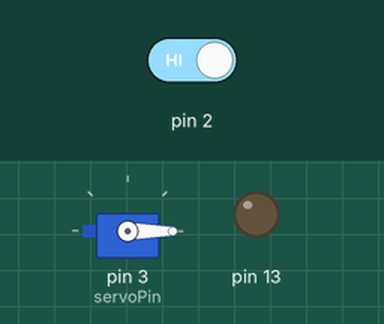
The sketch below on a simulated Arduino Uno, built with avr-gcc and run on an emulated ATmega328P. Shown: servo, output pins drawn as LEDs (lit = HIGH). The inputs (shaded band) are chosen by the test bench; at power-on: pin 2 HIGH.

Above: at 2.2 s.
2.3 s: pin 2 driven LOW
At 2.9 s:
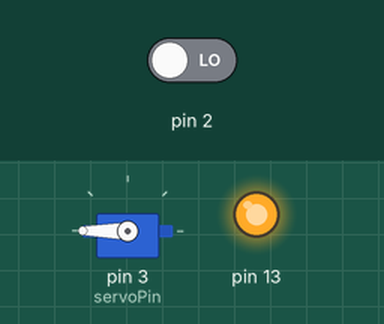
3.8 s: pin 2 driven HIGH
At 5.2 s:
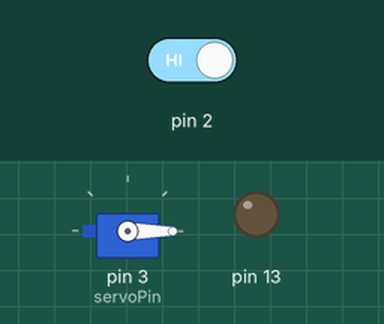
Timing chart, 0 to 6.8 s (numbered marks = the images above; inputs shaded):
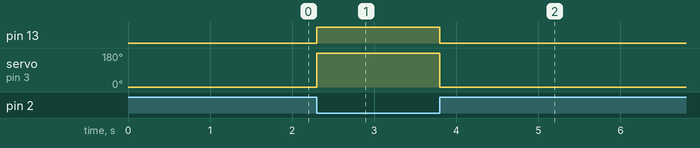

Measured:
- after the input at 2.3 s, pin 13: LOW → HIGH at once; servo on pin 3 (servoPin): 0° → 180° at once
- after the input at 3.8 s, pin 13: HIGH → LOW at once; servo on pin 3 (servoPin): 180° → 0° at once

The sketch:

sg90_6_witch.ino
```cpp
// C++ code
//
// 라이브러리 사용
#include <Servo.h>

// 서버 연결핀
const int servoPin = 3;
Servo myservo;

void setup()
{
  pinMode(13, OUTPUT);
  pinMode(2,INPUT);

  myservo.attach(servoPin);
  myservo.write(0);
  delay(1000);
}

void loop()
{

  int sw = digitalRead(2);


  if(sw == LOW) {
    // 버튼이 눌렸어요
    digitalWrite(13, HIGH);
    myservo.write(180);
  } else {
    // 아니에요...
    digitalWrite(13, LOW);
    myservo.write(0);
  }

}
```
